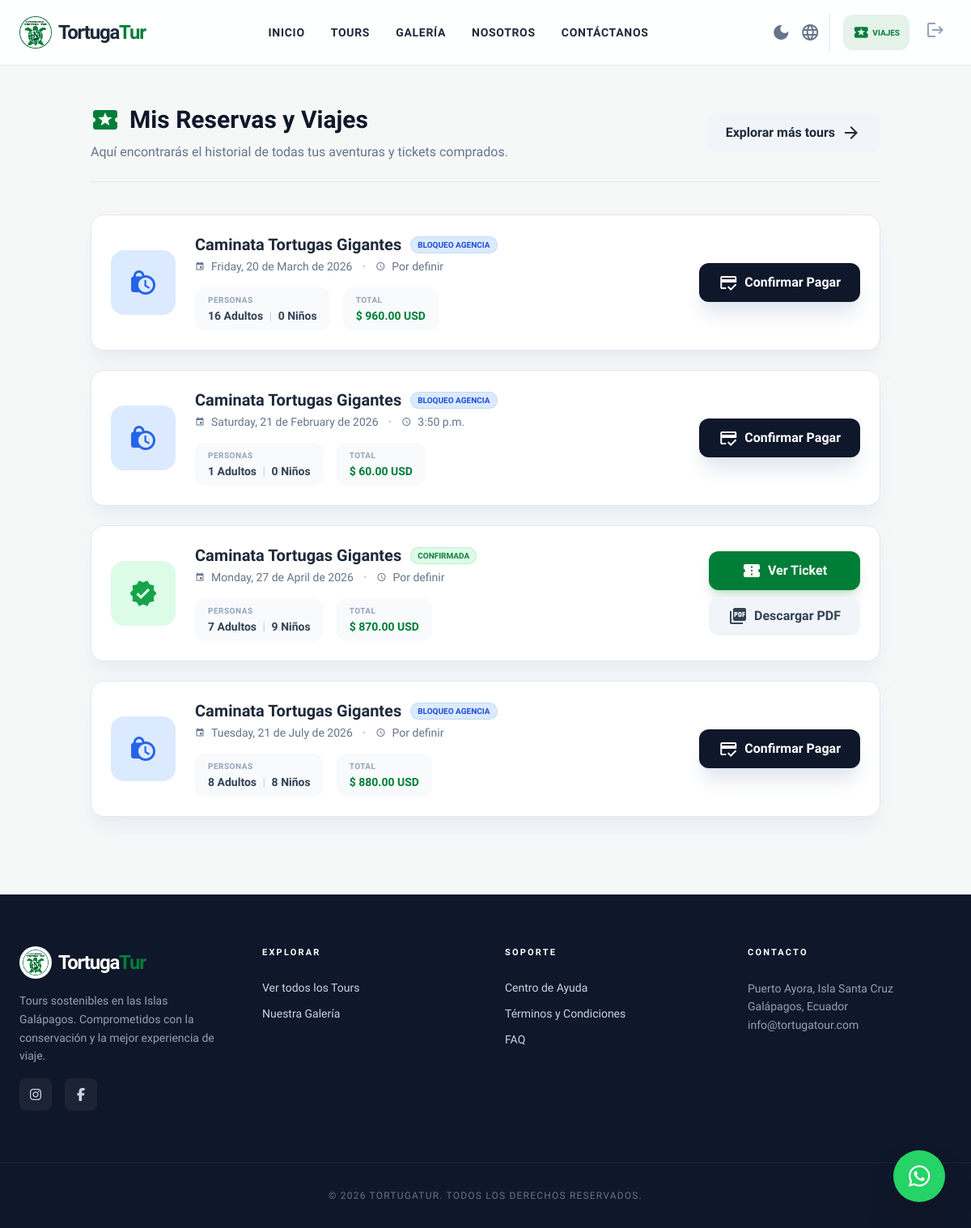
The app's page /mis-reservas/ (signed in) with its own data.
### core/models.py (models this page shows, shortened)
class Reserva(models.Model):
    ESTADOS = (
        ("pendiente", "Pendiente"),
        ("confirmada", "Confirmada"),
        ("pagada", "Pagada"),
        ("cancelada", "Cancelada"),
        ("bloqueada_por_agencia", "Bloqueada por Agencia"),
    )
    usuario = models.ForeignKey(User, on_delete=models.CASCADE, null=True, blank=True)
    salida = models.ForeignKey(SalidaTour, on_delete=models.CASCADE, related_name="reservas")
    adultos = models.PositiveIntegerField()
    ninos = models.PositiveIntegerField()
    total_pagar = models.DecimalField(max_digits=10, decimal_places=2)
    estado = models.CharField(max_length=30, choices=ESTADOS, default="pendiente")
    fecha_reserva = models.DateTimeField(default=timezone.now)
    creado_por = models.ForeignKey(User, on_delete=models.SET_NULL, null=True, blank=True, related_name="reservas_creadas")
    archivo_agencia = models.FileField(upload_to='agencia_vouchers/', null=True, blank=True)
    codigo_agencia = models.CharField(max_length=50, null=True, blank=True)
    limite_pago_agencia = models.DateTimeField(null=True, blank=True)
    nombre = models.CharField(max_length=100)
    apellidos = models.CharField(max_length=150)
    correo = models.EmailField()
    telefono = models.CharField(max_length=30)
    identificacion = models.CharField(max_length=50)

class SalidaTour(models.Model):
    tour = models.ForeignKey(Tour, on_delete=models.CASCADE, related_name="salidas")
    fecha = models.DateField()
    hora = models.TimeField(null=True, blank=True)
    cupo_maximo = models.PositiveIntegerField()
    cupos_disponibles = models.PositiveIntegerField()
    creado_por = models.ForeignKey(User, on_delete=models.SET_NULL, null=True, blank=True, related_name="salidas_creadas")

class Tour(models.Model):
    nombre = models.CharField(max_length=150)
    destino = models.ForeignKey(Destino, on_delete=models.CASCADE, related_name="tours")
    descripcion = models.TextField()
    precio = models.DecimalField(max_digits=8, decimal_places=2)
    precio_adulto = models.DecimalField(max_digits=8, decimal_places=2, default=0, blank=True)
    precio_nino = models.DecimalField(max_digits=8, decimal_places=2, default=0, blank=True)
    lemonsqueezy_variant_id = models.CharField(max_length=50, blank=True, default="")
    cupo_maximo = models.PositiveIntegerField(default=15)
    cupos_disponibles = models.PositiveIntegerField(default=15)

### core/views.py (the view)
# urls.py: path('mis-reservas/', views.mis_reservas, name='mis_reservas'),
@login_required
def mis_reservas(request):
    reservas = Reserva.objects.filter(usuario=request.user).exclude(estado="pendiente").order_by('-fecha_reserva')
    return render(request, 'core/mis_reservas.html', {'reservas': reservas})

### core/context_processors.py (called while the page is built)
def whatsapp_number(request):
    return {"WHATSAPP_NUMBER": getattr(settings, "WHATSAPP_NUMBER", "")}

### core/templates/core/mis_reservas.html (shortened to what this page needs)
{% extends "core/base.html" %}
{% block content %}
<section class="max-w-5xl mx-auto px-6 py-12 min-h-[60vh]">
    <div
        class="mb-10 border-b border-slate-200 dark:border-slate-800 pb-6 flex flex-col md:flex-row md:items-center justify-between gap-4">
        <div>
            <h1 class="text-3xl font-black text-slate-900 dark:text-white flex items-center gap-3">
                <span class="material-icons text-primary text-4xl">local_activity</span>
                Mis Reservas y Viajes
            </h1>
            <p class="text-slate-500 dark:text-slate-400 mt-2">
                Aquí encontrarás el historial de todas tus aventuras y tickets comprados.
            </p>
        </div>
        <a href="{% url 'tours' %}"
            class="bg-slate-100 hover:bg-slate-200 dark:bg-slate-800 dark:hover:bg-slate-700 text-slate-800 dark:text-white font-bold py-3 px-6 rounded-xl transition-colors flex items-center justify-center gap-2 whitespace-nowrap w-max">
            Explorar más tours
            <span class="material-icons">arrow_forward</span>
        </a>
    </div>
    {% if reservas %}
    <div class="grid gap-6">
        {% for reserva in reservas %}
        <div
            class="bg-white dark:bg-slate-800 border border-slate-200 dark:border-slate-700 rounded-2xl p-6 shadow-xl shadow-slate-200/50 dark:shadow-none flex flex-col md:flex-row items-center gap-6 group hover:border-primary transition-colors">
            <div class="flex-shrink-0 relative">
                {% if reserva.estado == 'pagada' or reserva.estado == 'confirmada' %}
                <div
                    class="w-20 h-20 bg-green-100 dark:bg-green-900/30 text-green-600 dark:text-green-500 rounded-2xl flex items-center justify-center relative overflow-hidden">
                    <span class="material-icons text-4xl z-10">verified</span>
                </div>
                {% elif reserva.estado == 'bloqueada_por_agencia' %}
                <div
                    class="w-20 h-20 bg-blue-100 dark:bg-blue-900/30 text-blue-600 dark:text-blue-500 rounded-2xl flex items-center justify-center relative overflow-hidden">
                    <span class="material-icons text-4xl z-10">lock_clock</span>
                </div>
                {% elif reserva.estado == 'pendiente' %}
                <div
                    class="w-20 h-20 bg-amber-100 dark:bg-amber-900/30 text-amber-600 dark:text-amber-500 rounded-2xl flex items-center justify-center">
                    <span class="material-icons text-4xl">pending_actions</span>
                </div>
                {% else %}
                <div
                    class="w-20 h-20 bg-red-100 dark:bg-red-900/30 text-red-600 dark:text-red-500 rounded-2xl flex items-center justify-center">
                    <span class="material-icons text-4xl">cancel</span>
                </div>
                {% endif %}
            </div>
            <div class="flex-grow flex flex-col items-center md:items-start text-center md:text-left">
                <div class="flex flex-wrap items-center justify-center md:justify-start gap-3 mb-1">
                    <h2 class="text-xl font-bold text-slate-800 dark:text-white leading-tight">
                        {{ reserva.salida.tour.nombre|truncatechars:45 }}
                    </h2>
                    {% if reserva.estado == 'pagada' or reserva.estado == 'confirmada' %}
                    <span
                        class="bg-green-100 text-green-700 dark:bg-green-900/50 dark:text-green-400 text-[10px] font-black uppercase px-2 py-0.5 rounded-full ring-1 ring-green-500/30">Confirmada</span>
                    {% elif reserva.estado == 'bloqueada_por_agencia' %}
                    <span
                        class="bg-blue-100 text-blue-700 dark:bg-blue-900/50 dark:text-blue-400 text-[10px] font-black uppercase px-2 py-0.5 rounded-full ring-1 ring-blue-500/30">Bloqueo
                        Agencia</span>
                    {% elif reserva.estado == 'pendiente' %}
                    <span
                        class="bg-amber-100 text-amber-700 dark:bg-amber-900/50 dark:text-amber-400 text-[10px] font-black uppercase px-2 py-0.5 rounded-full ring-1 ring-amber-500/30">Pendiente
                        de Pago</span>
                    {% else %}
                    <span
                        class="bg-red-100 text-red-700 dark:bg-red-900/50 dark:text-red-400 text-[10px] font-black uppercase px-2 py-0.5 rounded-full ring-1 ring-red-500/30">Cancelada</span>
                    {% endif %}
                </div>
                <p class="text-sm font-medium text-slate-500 dark:text-slate-400 flex items-center gap-2 mb-4">
                    <span class="material-icons text-xs">event</span>
                    {{ reserva.salida.fecha|date:"l, j \d\e F \d\e Y" }}
                    <span class="px-1 text-slate-300 dark:text-slate-600">•</span>
                    <span class="material-icons text-xs">schedule</span>
                    {{ reserva.salida.hora|default:"Por definir" }}
                </p>
                <div class="flex flex-wrap justify-center md:justify-start gap-4 w-full">
                    <div class="bg-slate-50 dark:bg-slate-900 px-4 py-2 rounded-xl flex-1 md:flex-none">
                        <p class="text-[10px] font-bold text-slate-400 uppercase tracking-wider mb-0.5">Personas</p>
                        <p class="text-sm font-bold text-slate-700 dark:text-slate-300">
                            {{ reserva.adultos }} Adultos <span class="text-slate-300 mx-1">|</span> {{ reserva.ninos }}
                            Niños
                        </p>
                    </div>
                    <div class="bg-slate-50 dark:bg-slate-900 px-4 py-2 rounded-xl flex-1 md:flex-none">
                        <p class="text-[10px] font-bold text-slate-400 uppercase tracking-wider mb-0.5">Total</p>
                        <p class="text-sm font-black text-primary">$ {{ reserva.total_pagar }} USD</p>
                    </div>
                </div>
            </div>
            <div class="flex-shrink-0 w-full md:w-auto flex flex-col gap-2 mt-4 md:mt-0">
                {% if reserva.estado == 'pagada' or reserva.estado == 'confirmada' %}
                <a href="{% url 'ticket_reserva' reserva.id %}" target="_blank"
                    class="w-full md:w-auto bg-primary text-white font-bold py-3 px-6 rounded-xl hover:bg-primary-dark transition shadow-lg shadow-primary/20 flex items-center justify-center gap-2">
                    <span class="material-icons">confirmation_number</span>
                    Ver Ticket
                </a>
                <a href="{% url 'ver_ticket_pdf' reserva.id %}" download
                    class="w-full md:w-auto bg-slate-100 text-slate-700 dark:bg-slate-700 dark:text-white font-bold py-3 px-6 rounded-xl hover:bg-slate-200 dark:hover:bg-slate-600 transition flex items-center justify-center gap-2">
                    <span class="material-icons">picture_as_pdf</span>
                    Descargar PDF
                </a>
                {% elif reserva.estado == 'pendiente' or reserva.estado == 'bloqueada_por_agencia' %}
                <a href="{% url 'checkout_reserva' reserva.id %}"
                    class="w-full md:w-auto bg-slate-900 text-white dark:bg-white dark:text-slate-900 font-bold py-3 px-6 rounded-xl hover:bg-primary dark:hover:bg-primary dark:hover:text-white transition shadow-xl shadow-slate-200 dark:shadow-none flex items-center justify-center gap-2">
                    <span class="material-icons">credit_score</span>
                    {% if reserva.estado == 'bloqueada_por_agencia' %}Confirmar Pagar{% else %}Pagar Ahora{% endif %}
                </a>
                {% elif reserva.estado != 'cancelada' %}
                <span class="text-xs font-bold text-slate-400 text-center block">Procesando...</span>
                {% endif %}
            </div>
        </div>
        {% endfor %}
    </div>
    {% endif %}
</section>
{% endblock %}

### core/templates/core/base.html (style rules this page uses)
html { top: 0 !important; margin-top: 0 !important; }
body { top: 0px !important; margin-top: 0 !important; position: static !important; }

### records on screen
Reserva: salida.tour.nombre "Caminata Tortugas Gigantes", shows "BLOQUEO AGENCIA", salida.fecha "Friday, 20 de March de 2026", salida.hora "Por definir", adultos "16", ninos "0", total_pagar "960.00", shows "Confirmar Pagar"
Reserva: salida.tour.nombre "Caminata Tortugas Gigantes", shows "BLOQUEO AGENCIA", salida.fecha "Saturday, 21 de February de 2026", salida.hora "3:50 p.m.", adultos "1", ninos "0", total_pagar "60.00", shows "Confirmar Pagar"
Reserva: estado "pagada" (drawn), salida.tour.nombre "Caminata Tortugas Gigantes", salida.fecha "Monday, 27 de April de 2026", salida.hora "Por definir", adultos "7", ninos "9", total_pagar "870.00"
Reserva: salida.tour.nombre "Caminata Tortugas Gigantes", shows "BLOQUEO AGENCIA", salida.fecha "Tuesday, 21 de July de 2026", salida.hora "Por definir", adultos "8", ninos "8", total_pagar "880.00", shows "Confirmar Pagar"
